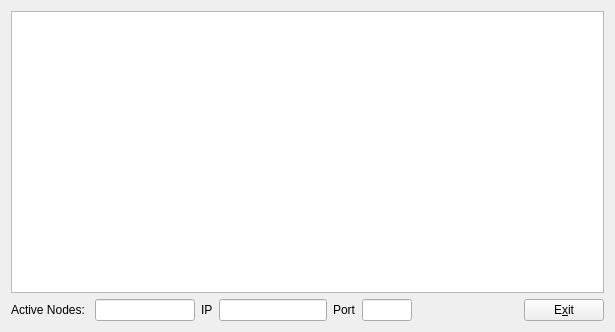
<?xml version="1.0" encoding="UTF-8"?>
<ui version="4.0">
 <class>frmServer</class>
 <widget class="QWidget" name="frmServer">
  <property name="geometry">
   <rect>
    <x>0</x>
    <y>0</y>
    <width>615</width>
    <height>332</height>
   </rect>
  </property>
  <property name="windowTitle">
   <string>Form</string>
  </property>
  <layout class="QVBoxLayout" name="verticalLayout">
   <item>
    <widget class="QTableWidget" name="nodeTable">
     <property name="gridStyle">
      <enum>Qt::DotLine</enum>
     </property>
     <property name="sortingEnabled">
      <bool>false</bool>
     </property>
     <property name="wordWrap">
      <bool>false</bool>
     </property>
     <property name="cornerButtonEnabled">
      <bool>false</bool>
     </property>
     <attribute name="horizontalHeaderHighlightSections">
      <bool>false</bool>
     </attribute>
     <attribute name="verticalHeaderHighlightSections">
      <bool>false</bool>
     </attribute>
    </widget>
   </item>
   <item>
    <layout class="QHBoxLayout" name="horizontalLayout">
     <item>
      <widget class="QLabel" name="lblNodes">
       <property name="text">
        <string>Active Nodes: </string>
       </property>
      </widget>
     </item>
     <item>
      <widget class="QLineEdit" name="txtNodeCount">
       <property name="enabled">
        <bool>true</bool>
       </property>
       <property name="maximumSize">
        <size>
         <width>100</width>
         <height>16777215</height>
        </size>
       </property>
       <property name="readOnly">
        <bool>true</bool>
       </property>
      </widget>
     </item>
     <item>
      <widget class="QLabel" name="lblIpAddress">
       <property name="text">
        <string>IP</string>
       </property>
      </widget>
     </item>
     <item>
      <widget class="QLineEdit" name="txtIpAddress">
       <property name="readOnly">
        <bool>true</bool>
       </property>
      </widget>
     </item>
     <item>
      <widget class="QLabel" name="lblPort">
       <property name="text">
        <string>Port</string>
       </property>
      </widget>
     </item>
     <item>
      <widget class="QLineEdit" name="txtPort">
       <property name="maximumSize">
        <size>
         <width>50</width>
         <height>16777215</height>
        </size>
       </property>
       <property name="readOnly">
        <bool>true</bool>
       </property>
      </widget>
     </item>
     <item>
      <spacer name="horizontalSpacer">
       <property name="orientation">
        <enum>Qt::Horizontal</enum>
       </property>
       <property name="sizeHint" stdset="0">
        <size>
         <width>40</width>
         <height>20</height>
        </size>
       </property>
      </spacer>
     </item>
     <item>
      <widget class="QPushButton" name="btnExit">
       <property name="text">
        <string>E&amp;xit</string>
       </property>
      </widget>
     </item>
    </layout>
   </item>
  </layout>
 </widget>
 <resources/>
 <connections/>
</ui>
